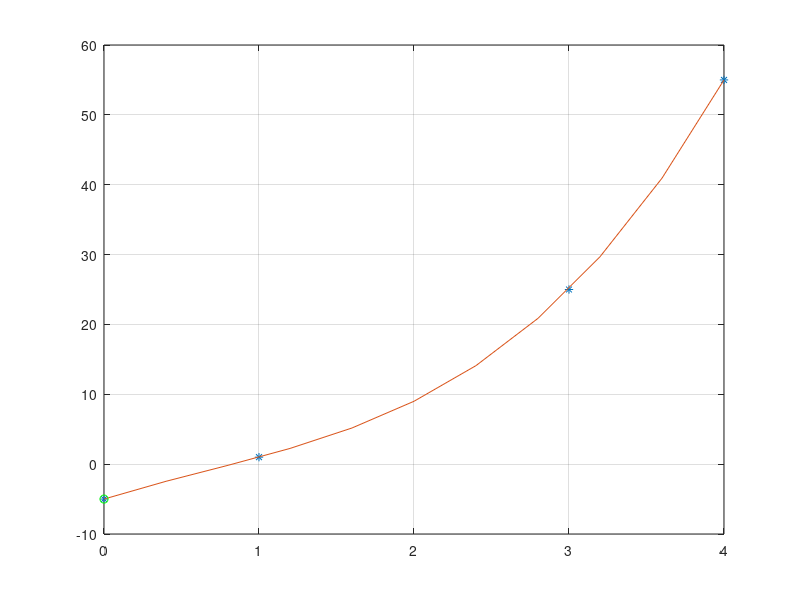

Recreate this plot in MATLAB.
%a = [1 -1 1; 1 0 0; 1 1 1];
%y = [4;1;-1];
%c = a\y
%det(a)
%cond(a)

function Lagrange

  clear
  clc

  x = [0 1 3 4];
  y = [-5 1 25 55];
  n = length(x);

  % gráfico --------------
  h = (max(x) - min(x))/10; % divide pelo número de intervalos
  x1 = [min(x):h:max(x)];
  n1 = length(x1);
  % ----------------------

  xx = 0;
  px = Lag(x,y,n,xx)

  for i=1:n1
    p1(i) = Lag(x,y,n,x1(i));
  endfor

  p1

  plot(x, y, '*')
  grid
  hold on
  plot(x1, p1)
  hold on
  plot(xx, px, 'go')
end

function p=Lag(x,y,n,xx)
  p = 0;
  for i=1:n
    num = 1;
    den = 1;
    for j=1:n
      if j~= i
        num = num * (xx-x(j));
        den = den * (x(i)-x(j));
      endif
    endfor
    L(i) = num/den;
    p = p + y(i) * L(i);
  end
end

Lagrange


